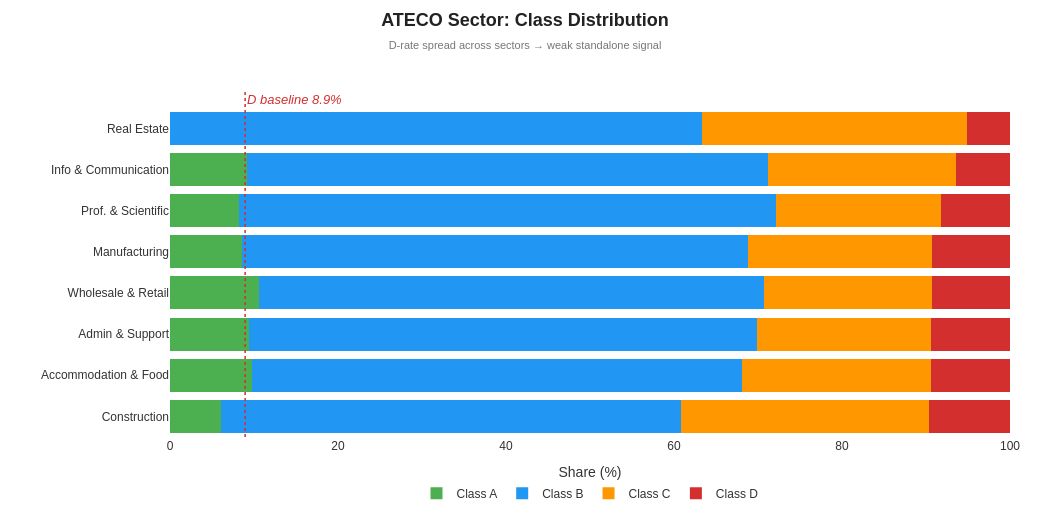

Notebook cell for this chart:
### Code cell
TARGET = "financial_health_class"
YEAR_COL = "fiscal_year"

# --- Sector mapping ---
ateco_map = {
    (10, 33): "Manufacturing",
    (41, 43): "Construction",
    (45, 47): "Wholesale & Retail",
    (55, 56): "Accommodation & Food",
    (58, 63): "Info & Communication",
    (68, 68): "Real Estate",
    (69, 75): "Prof. & Scientific",
    (77, 82): "Admin & Support",
}

def get_sector_name(code):
    try:
        c = int(code)
        for (lo, hi), name in ateco_map.items():
            if lo <= c <= hi:
                return name
    except:
        pass
    return "Other"

df = train_df.copy()
df["sector_name"] = (
    df["ateco_sector"].astype(str).str.zfill(2).apply(get_sector_name)
)

# --- Build 100% distribution per sector ---
CLASS_ORDER = ["A", "B", "C", "D"]
CLASS_COLORS = {
    "A": "#4CAF50",   # green
    "B": "#2196F3",   # blue
    "C": "#FF9800",   # orange
    "D": "#D32F2F"    # red
}

dist = (
    df.groupby(["sector_name", TARGET])
      .size()
      .unstack(fill_value=0)
      .reindex(columns=CLASS_ORDER, fill_value=0)
)

dist_pct = dist.div(dist.sum(axis=1), axis=0).mul(100)

# ordine settori come nel grafico Canva
sector_order = [
    "Real Estate",
    "Info & Communication",
    "Prof. & Scientific",
    "Manufacturing",
    "Wholesale & Retail",
    "Admin & Support",
    "Accommodation & Food",
    "Construction"
]

dist_pct = dist_pct.reindex([s for s in sector_order if s in dist_pct.index])

global_d = df[TARGET].value_counts(normalize=True).get("D", 0) * 100

# --- Plot ---
fig1 = go.Figure()

for cls in CLASS_ORDER:
    fig1.add_trace(
        go.Bar(
            name=f"Class {cls}",
            x=dist_pct[cls],
            y=dist_pct.index.tolist(),
            orientation="h",
            marker=dict(color=CLASS_COLORS[cls], line=dict(width=0)),
            hovertemplate=f"Class {cls}: %{{x:.1f}}%<extra></extra>"
        )
    )

# baseline D
fig1.add_vline(
    x=global_d,
    line=dict(color="#d32f2f", width=1.5, dash="dot")
)

fig1.add_annotation(
    x=global_d,
    y=-0.7,
    xref="x",
    yref="y",
    text=f"<i>D baseline {global_d:.1f}%</i>",
    showarrow=False,
    font=dict(size=13, color="#d32f2f"),
    xanchor="left"
)

fig1.update_layout(
    title=dict(
        text=(
            "<b>ATECO Sector: Class Distribution</b>"
            "<br><span style='font-size:11px; font-weight:normal; color:#777777;'>"
            "D-rate spread across sectors → weak standalone signal"
            "</span>"
        ),
        x=0.5,
        xanchor="center",
        y=0.95,
        font=dict(size=18, color="#222222")
    ),
    barmode="stack",
    paper_bgcolor="white",
    plot_bgcolor="white",
    font=dict(family="Arial", size=12, color="#333333"),
    width=1050,
    height=520,
    margin=dict(t=90, l=170, r=40, b=80),
    legend=dict(
        orientation="h",
        yanchor="top",
        y=-0.12,
        xanchor="center",
        x=0.5,
        bgcolor="rgba(0,0,0,0)",
        traceorder="normal"
    ),
    xaxis=dict(
        title="Share (%)",
        range=[0, 100],
        dtick=20,
        showgrid=False,
        zeroline=False
    ),
    yaxis=dict(
        title="",
        showgrid=False,
        autorange="reversed"
    )
)

fig1.show()

### Figure 1 — Plotly figure (JSON) as saved in the notebook; plotly's stock layout.template omitted (floating-point values rounded to 4 significant figures)
{"data": [{"hovertemplate": "Class A: %{x:.1f}%<extra></extra>", "marker": {"color": "#4CAF50", "line": {"width": 0}}, "name": "Class A", "orientation": "h", "type": "bar", "x": [0.0, 9.158, 8.242, 8.524, 10.57, 9.38, 9.814, 6.029], "y": ["Real Estate", "Info & Communication", "Prof. & Scientific", "Manufacturing", "Wholesale & Retail", "Admin & Support", "Accommodation & Food", "Construction"]}, {"hovertemplate": "Class B: %{x:.1f}%<extra></extra>", "marker": {"color": "#2196F3", "line": {"width": 0}}, "name": "Class B", "orientation": "h", "type": "bar", "x": [63.28, 62.0, 63.92, 60.25, 60.19, 60.47, 58.22, 54.86], "y": ["Real Estate", "Info & Communication", "Prof. & Scientific", "Manufacturing", "Wholesale & Retail", "Admin & Support", "Accommodation & Food", "Construction"]}, {"hovertemplate": "Class C: %{x:.1f}%<extra></extra>", "marker": {"color": "#FF9800", "line": {"width": 0}}, "name": "Class C", "orientation": "h", "type": "bar", "x": [31.64, 22.42, 19.6, 21.97, 19.94, 20.77, 22.55, 29.46], "y": ["Real Estate", "Info & Communication", "Prof. & Scientific", "Manufacturing", "Wholesale & Retail", "Admin & Support", "Accommodation & Food", "Construction"]}, {"hovertemplate": "Class D: %{x:.1f}%<extra></extra>", "marker": {"color": "#D32F2F", "line": {"width": 0}}, "name": "Class D", "orientation": "h", "type": "bar", "x": [5.081, 6.421, 8.242, 9.255, 9.294, 9.38, 9.416, 9.646], "y": ["Real Estate", "Info & Communication", "Prof. & Scientific", "Manufacturing", "Wholesale & Retail", "Admin & Support", "Accommodation & Food", "Construction"]}], "layout": {"annotations": [{"font": {"color": "#d32f2f", "size": 13}, "showarrow": false, "text": "<i>D baseline 8.9%</i>", "x": 8.945, "xanchor": "left", "xref": "x", "y": -0.7, "yref": "y"}], "barmode": "stack", "font": {"color": "#333333", "family": "Arial", "size": 12}, "height": 520, "legend": {"bgcolor": "rgba(0,0,0,0)", "orientation": "h", "traceorder": "normal", "x": 0.5, "xanchor": "center", "y": -0.12, "yanchor": "top"}, "margin": {"b": 80, "l": 170, "r": 40, "t": 90}, "paper_bgcolor": "white", "plot_bgcolor": "white", "shapes": [{"line": {"color": "#d32f2f", "dash": "dot", "width": 1.5}, "type": "line", "x0": 8.945, "x1": 8.945, "xref": "x", "y0": 0, "y1": 1, "yref": "y domain"}], "title": {"font": {"color": "#222222", "size": 18}, "text": "<b>ATECO Sector: Class Distribution</b><br><span style='font-size:11px; font-weight:normal; color:#777777;'>D-rate spread across sectors → weak standalone signal</span>", "x": 0.5, "xanchor": "center", "y": 0.95}, "width": 1050, "xaxis": {"dtick": 20, "range": [0, 100], "showgrid": false, "title": {"text": "Share (%)"}, "zeroline": false}, "yaxis": {"autorange": "reversed", "showgrid": false, "title": {"text": ""}}}}
